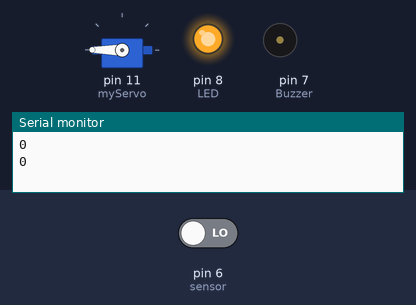
This sketch was run on a simulated Arduino Uno, built with avr-gcc and run on an emulated ATmega328P. Parts: servo, output pins drawn as LEDs (lit = HIGH), buzzer (waves = sounding, pin HIGH), the last lines printed to the serial monitor. The inputs (shaded band) are chosen by the test bench; at power-on: pin 6 (sensor) LOW.

Above: at 4.1 s.
4.2 s: pin 6 (sensor) driven HIGH
At 6.3 s:
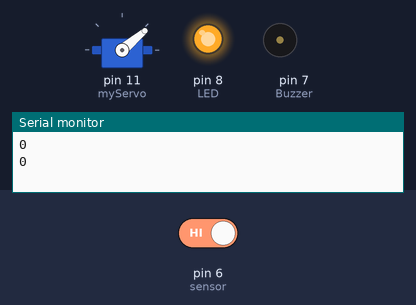
At 8.4 s:
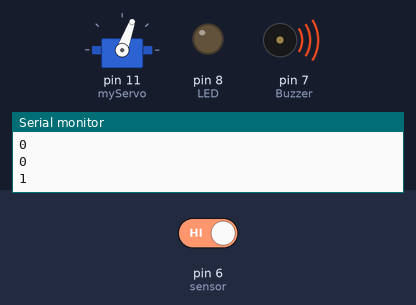
9.3 s: pin 6 (sensor) driven LOW
At 11.8 s:
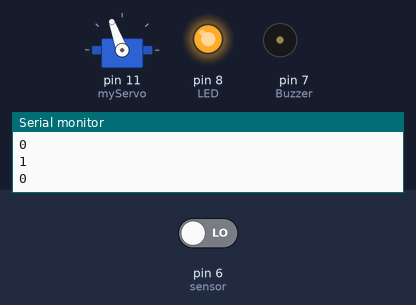
Timing chart, 0 to 18.8 s (numbered marks = the images above; inputs shaded):
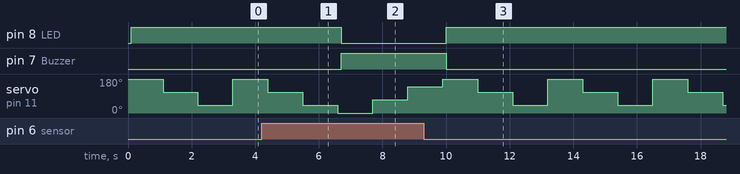

Measured:
- after the input at 4.2 s, pin 8 (LED): HIGH → LOW after 2.5 s; pin 7 (Buzzer): LOW → HIGH after 2.5 s
- after the input at 9.3 s, pin 8 (LED): LOW → HIGH after 0.70 s; pin 7 (Buzzer): HIGH → LOW after 0.70 s
- by itself, servo on pin 11 (myServo): repeats every 3.3 s: 110° 1.1 s, 40° 1.1 s, 180° 1.1 s

The sketch:

sevo_with_sensor.ino
```cpp
# include<Servo.h>
int pos;
Servo myServo;
int state = 0;
int LED = 8;
int Buzzer  = 7;
int sensor = 6;
void setup() {
  // put your setup code here, to run once:
  pinMode(LED,OUTPUT);
  pinMode(Buzzer,OUTPUT);
  pinMode(sensor,INPUT);
  Serial.begin(9600);
  myServo.attach(11);
}

void loop() {
  // put your main code here, to run repeatedly:
state = digitalRead(sensor);
  Serial.println(state);
  state = digitalRead(sensor);
  if(state == 1){
   for (pos = 0; pos<=180; pos+=70){
      myServo.write(pos);
      delay(100);
      digitalWrite(Buzzer,HIGH);
      digitalWrite(LED,LOW );
      delay(1000);
    }
    }
   else{
       for(pos = 180; pos>=0; pos-=70){
      myServo.write(pos);
      delay(100);
      digitalWrite(Buzzer,LOW);
      digitalWrite(LED,HIGH);
      delay(1000);

      }
      }

}
```
